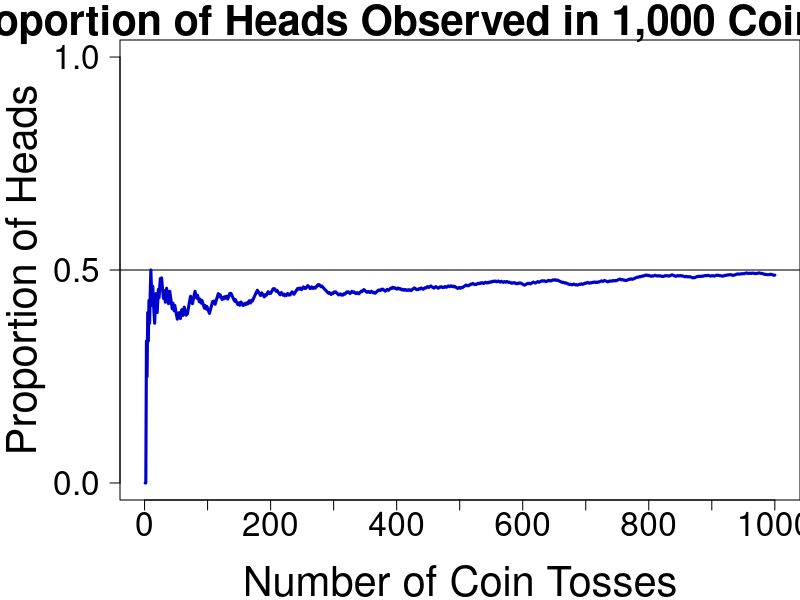

This figure's R source:
## To Do: Video Example Set Notation

png("observed_coin_flips.png", width = 1000, height = 500)

n = 1000
N = 1
color = c("blue3", "red3", "forestgreen")

par(mar = c(5, 6, 2, 0))
plot(0, type = "n", ylim = c(0, 1), xlim = c(1, n), yaxt = "n", xaxt = "n", xlab = "", ylab = "")
title(xlab = "Number of Coin Tosses", line = 4, cex.lab = 2.5)
title(ylab = "Proportion of Heads", line = 4, cex.lab = 2.5)
title(main = "Proportion of Heads Observed in 1,000 Coin Tosses", cex.main = 2.5)
axis(1, at = seq(0, n, n/10), cex.axis = 2)
axis(2, at = c(0, 0.5, 1), cex.axis = 2, las = 2)
      
abline(h = 0.5)

for (j in 1:N){
    x = sample(0:1, size = n, replace = TRUE)
    p = numeric(n)
    for (k in 1:n) {
        p[k] = sum(x[1:k])/k
    }
    lines(p, col = color[j], lwd = 3)
}

dev.off()

## To Do: Video Example Equally Likely Probability
